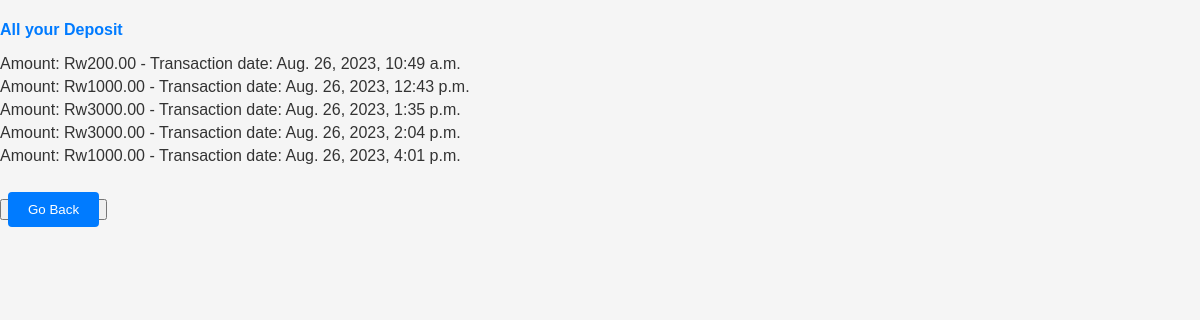
Screenshot of /realacc/transactions/deposits/ (signed in) with the database file from the repository.
### realacc/models.py (models this page shows)
class Deposit(models.Model):
    user = models.ForeignKey(User, on_delete=models.CASCADE)
    amount = models.DecimalField(max_digits=10, decimal_places=2)
    timestamp = models.DateTimeField(auto_now_add=True)

### realacc/views.py (the view)
# urls.py: path('transactions/deposits/', views.deposits, name='deposits'),
def deposits(request):
    deposits = Deposit.objects.filter(user=request.user)
    return render(request, 'realacc/trans/deposits.html', {'deposits': deposits})

### realacc/template/realacc/trans/deposits.html
{% extends 'realacc/trans/base.html' %}
{% block content %}
<h4>All your Deposit</h4>
<ul>
    {% for deposit in deposits %}
    <li>Amount: Rw{{ deposit.amount }} - Transaction date: {{ deposit.timestamp }}</li>
    {% endfor %}
</ul>
<br>
<button>
    <a href="{% url 'real_account' %}">Go Back</a>
</button>
{% endblock %}

### realacc/template/realacc/trans/base.html (shortened to what this page needs)
{% load static %}
<!DOCTYPE html>
<html lang="en">
<head>
    <link rel="stylesheet" href="{% static 'realacc/trans/main.css' %}">
</head>
<body>
    {% block content %}
    {% endblock %}
</body>
</html>

### realacc/static/realacc/trans/main.css (style rules this page uses)
body { font-family: Arial, sans-serif; margin: 0; padding: 0; background-color: #f5f5f5; color: #333; }
h3, h4 { color: #007bff; margin-bottom: 10px; }
ul { list-style: none; padding-left: 0; }
li { margin-bottom: 5px; }
button a { text-decoration: none; color: #fff; background-color: #007bff; padding: 10px 20px; border-radius: 4px; transition: background-color 0.3s; }
a { text-decoration: none; color: #007bff; }

### rows the page displays
Deposit: amount "200.00", timestamp "Aug. 26, 2023, 10:49 a.m."
Deposit: amount "1000.00", timestamp "Aug. 26, 2023, 12:43 p.m."
Deposit: amount "3000.00", timestamp "Aug. 26, 2023, 1:35 p.m."
Deposit: amount "3000.00", timestamp "Aug. 26, 2023, 2:04 p.m."
Deposit: amount "1000.00", timestamp "Aug. 26, 2023, 4:01 p.m."
